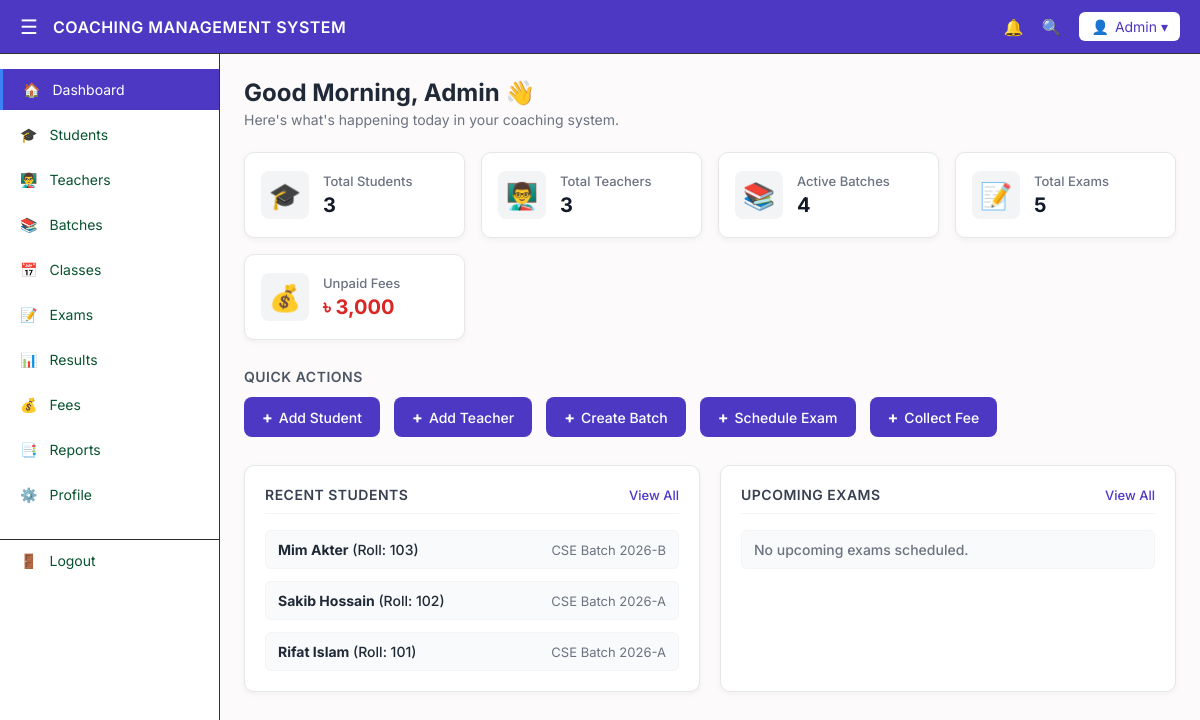
The page /frontend/pages/Admin DashBoard/admin_dashboard.php (signed in) on the database as committed earlier.
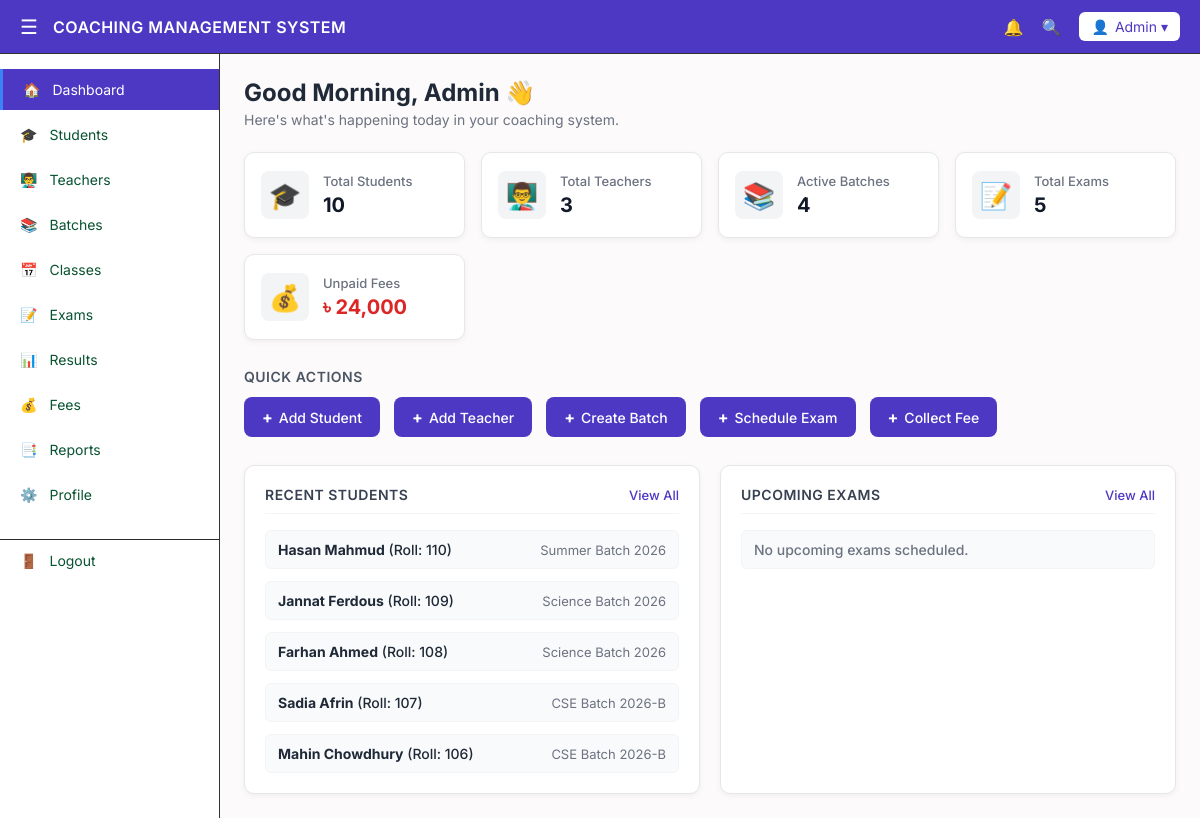
The same page on the database as committed later.
### tables this page shows
CREATE TABLE `students` (
    `id` BIGINT PRIMARY KEY AUTO_INCREMENT,
    `user_id` BIGINT NOT NULL UNIQUE,
    `roll` VARCHAR(30) NOT NULL,
    `gender` ENUM('male', 'female', 'other') NOT NULL,
    `phone` VARCHAR(20) NOT NULL,
    `address` VARCHAR(255),
    `guardian_phone` VARCHAR(20) NOT NULL,
    `created_at` TIMESTAMP NOT NULL DEFAULT CURRENT_TIMESTAMP
);

CREATE TABLE `users` (
    `id` BIGINT PRIMARY KEY AUTO_INCREMENT,
    `name` VARCHAR(100) NOT NULL,
    `email` VARCHAR(150) NOT NULL UNIQUE,
    `password` VARCHAR(255) NOT NULL,
    `role` ENUM('admin', 'teacher', 'student') NOT NULL,
    `status` ENUM('active', 'inactive') NOT NULL,
    `created_at` TIMESTAMP NOT NULL DEFAULT CURRENT_TIMESTAMP
);

### backend/controllers/DashboardController.php (called while the page is built, shortened)
<?php
require_once __DIR__ . '/../config/database.php';
class DashboardController {
    private PDO $db;
    public function __construct(?PDO $db = null) {
        global $db;
        $this->db = $db ?? $GLOBALS['db'];
    }
    public function getAdminDashboardData(): array {
        $totalStudents = (int) $this->db->query("SELECT COUNT(*) FROM students")->fetchColumn();
        $totalTeachers = (int) $this->db->query("SELECT COUNT(*) FROM teachers")->fetchColumn();
        $activeBatches = (int) $this->db->query("SELECT COUNT(*) FROM batches WHERE status = 'active'")->fetchColumn();
        $totalExams = (int) $this->db->query("SELECT COUNT(*) FROM exams")->fetchColumn();
        $unpaidFees = (float) $this->db->query("SELECT COALESCE(SUM(amount), 0) FROM fees WHERE status = 'unpaid'")->fetchColumn();
        $recentStudents = $this->db->query(
            'SELECT students.id, users.name, students.roll,
                COALESCE((
                    SELECT batches.name FROM enrollments INNER JOIN batches ON batches.id = enrollments.batch_id WHERE enrollments.student_id = students.id LIMIT 1
                ), \'Not assigned\') AS batch_name
             FROM students
             INNER JOIN users ON users.id = students.user_id
             ORDER BY students.id DESC
             LIMIT 5'
        )->fetchAll();
        $upcomingExams = $this->db->query(
            'SELECT exams.id, exams.name, exams.exam_date, batches.name AS batch_name, subjects.name AS subject_name
             FROM exams
             INNER JOIN batches ON batches.id = exams.batch_id
             INNER JOIN subjects ON subjects.id = exams.subject_id
             WHERE exams.exam_date >= CURDATE()
             ORDER BY exams.exam_date ASC
             LIMIT 5'
        )->fetchAll();
        return [
            'totalStudents' => $totalStudents,
            'totalTeachers' => $totalTeachers,
            'activeBatches' => $activeBatches,
            'totalExams' => $totalExams,
            'unpaidFees' => $unpaidFees,
            'recentStudents' => $recentStudents,
            'upcomingExams' => $upcomingExams,
        ];
    }
}

### frontend/pages/Admin DashBoard/admin_dashboard.php (the view, shortened to what this page needs)
<?php
require_once __DIR__ . '/../../../backend/controllers/DashboardController.php';
$dashboardController = new DashboardController();
$data = $dashboardController->getAdminDashboardData();
$totalStudents = $data['totalStudents'];
$totalTeachers = $data['totalTeachers'];
$activeBatches = $data['activeBatches'];
$totalExams = $data['totalExams'];
$unpaidFees = $data['unpaidFees'];
$recentStudents = $data['recentStudents'];
$upcomingExams = $data['upcomingExams'];
?>
<!DOCTYPE html>
<html lang="en">
<head>
    <link rel="stylesheet" href="admin_dashboard.css">
</head>
<body>
    <header class="top_navbar">
        <div class="nav_left">
            <button id="sidebarToggle" class="toggle_btn">☰</button>
            <h2 class="system_title">COACHING MANAGEMENT SYSTEM</h2>
        </div>
        <div class="nav_right">
            <span class="nav_icon" title="Notifications">🔔</span>
            <span class="nav_icon" title="Search">🔍</span>
            <div class="admin_profile">
                <span class="profile_icon">👤</span>
                <span class="admin_name">Admin ▾</span>
            </div>
        </div>
    </header>
    <div class="dashboard_container">
        <aside class="sidebar" id="sidebar">
            <ul class="sidebar_menu">
                <li class="active"><a href="#">🏠 <span>Dashboard</span></a></li>
                <li><a href="students.php">🎓 <span>Students</span></a></li>
                <li><a href="teachers.php">👨‍🏫 <span>Teachers</span></a></li>
                <li><a href="batches.php">📚 <span>Batches</span></a></li>
                <li><a href="classes.php">📅 <span>Classes</span></a></li>
                <li><a href="exams.php">📝 <span>Exams</span></a></li>
                <li><a href="results.php">📊 <span>Results</span></a></li>
                <li><a href="fees.php">💰 <span>Fees</span></a></li>
                <li><a href="reports.php">📑 <span>Reports</span></a></li>
                <li><a href="admin_profile.php">⚙️ <span>Profile</span></a></li>
                <li class="logout"><a href="../login_page/loginPage.php">🚪 <span>Logout</span></a></li>
            </ul>
        </aside>
        <main class="main_content">
            <div class="welcome_section">
                <h1>Good Morning, Admin 👋</h1>
                <p>Here's what's happening today in your coaching system.</p>
            </div>
            <div class="stats_grid">
                <div class="stat_card" onclick="window.location.href='students.php'" style="cursor: pointer;">
                    <div class="card_icon">🎓</div>
                    <div class="card_info">
                        <h3>Total Students</h3>
                        <p class="card_value"><?= $totalStudents; ?></p>
                    </div>
                </div>
                <div class="stat_card" onclick="window.location.href='teachers.php'" style="cursor: pointer;">
                    <div class="card_icon">👨‍🏫</div>
                    <div class="card_info">
                        <h3>Total Teachers</h3>
                        <p class="card_value"><?= $totalTeachers; ?></p>
                    </div>
                </div>
                <div class="stat_card" onclick="window.location.href='batches.php'" style="cursor: pointer;">
                    <div class="card_icon">📚</div>
                    <div class="card_info">
                        <h3>Active Batches</h3>
                        <p class="card_value"><?= $activeBatches; ?></p>
                    </div>
                </div>
                <div class="stat_card" onclick="window.location.href='exams.php'" style="cursor: pointer;">
                    <div class="card_icon">📝</div>
                    <div class="card_info">
                        <h3>Total Exams</h3>
                        <p class="card_value"><?= $totalExams; ?></p>
                    </div>
                </div>
                <div class="stat_card fee_card" onclick="window.location.href='fees.php'" style="cursor: pointer;">
                    <div class="card_icon">💰</div>
                    <div class="card_info">
                        <h3>Unpaid Fees</h3>
                        <p class="card_value">৳ <?= number_format($unpaidFees, 0); ?></p>
                    </div>
                </div>
            </div>
            <div class="quick_actions_section">
                <h2>QUICK ACTIONS</h2>
                <div class="action_buttons">
                    <button class="action_btn" onclick="window.location.href='students.php'"><span>+</span> Add Student</button>
                    <button class="action_btn" onclick="window.location.href='teachers.php'"><span>+</span> Add Teacher</button>
                    <button class="action_btn" onclick="window.location.href='batches.php'"><span>+</span> Create Batch</button>
                    <button class="action_btn" onclick="window.location.href='exams.php'"><span>+</span> Schedule Exam</button>
                    <button class="action_btn" onclick="window.location.href='fees.php'"><span>+</span> Collect Fee</button>
                </div>
            </div>
            <div class="info_grid">
                <div class="info_card">
                    <div class="info_card_header">
                        <h3>RECENT STUDENTS</h3>
                        <a href="students.php" class="view_all_link">View All</a>
                    </div>
                    <ul class="info_list">
                        <?php if (empty($recentStudents)): ?>
                            <li>
                                <div class="student_item">
                                    <span class="student_name" style="color: #6b7280;">No students enrolled yet.</span>
                                </div>
                            </li>
                        <?php else: ?>
                            <?php foreach ($recentStudents as $student): ?>
                                <li>
                                    <div class="student_item">
                                        <span class="student_name"><strong><?= htmlspecialchars($student['name'], ENT_QUOTES, 'UTF-8'); ?></strong> (Roll: <?= htmlspecialchars($student['roll'], ENT_QUOTES, 'UTF-8'); ?>)</span>
                                        <span class="student_batch" style="color: #6b7280; font-size: 13px;"><?= htmlspecialchars($student['batch_name'], ENT_QUOTES, 'UTF-8'); ?></span>
                                    </div>
                                </li>
                            <?php endforeach; ?>
                        <?php endif; ?>
                    </ul>
                </div>
                <div class="info_card">
                    <div class="info_card_header">
                        <h3>UPCOMING EXAMS</h3>
                        <a href="exams.php" class="view_all_link">View All</a>
                    </div>
                    <ul class="info_list">
                        <?php if (empty($upcomingExams)): ?>
                            <li>
                                <div class="exam_item">
                                    <span class="exam_name" style="color: #6b7280;">No upcoming exams scheduled.</span>
                                </div>
                            </li>
                        <?php endif; ?>
                    </ul>
                </div>
            </div>
        </main>
    </div>
</body>
</html>

### frontend/pages/Admin DashBoard/admin_dashboard.css (style rules this page uses)
* { margin: 0; padding: 0; box-sizing: border-box; font-family: 'Inter', -apple-system, BlinkMacSystemFont, 'Segoe UI', Roboto, sans-serif; }
body { background-color: #fcfafa; color: #ffffff; min-height: 100vh; display: flex; flex-direction: column; }
.top_navbar { display: flex; justify-content: space-between; align-items: center; background-color: #4d38c4; padding: 12px 20px; border-bottom: 1px solid #333; }
.nav_left { display: flex; align-items: center; gap: 15px; }
.toggle_btn { background: none; border: none; color: white; font-size: 20px; cursor: pointer; }
.system_title { font-size: 16px; font-weight: 600; letter-spacing: 0.5px; }
.nav_right { display: flex; align-items: center; gap: 18px; }
.nav_icon { cursor: pointer; font-size: 16px; }
.admin_profile { display: flex; align-items: center; gap: 6px; cursor: pointer; background-color: #ffffff; color: #4d38c4; padding: 6px 12px; border-radius: 6px; font-size: 14px; }
.dashboard_container { display: flex; width: 100%; min-width: 0; overflow-x: hidden; }
.sidebar { width: 220px; background-color: #ffffff; border-right: 1px solid #333; min-height: calc(100vh - 55px); padding: 15px 0; transition: all 0.3s ease; }
.sidebar_menu { list-style: none; display: flex; flex-direction: column; gap: 4px; }
.sidebar_menu li a { display: flex; align-items: center; gap: 12px; padding: 12px 20px; color: #085330; text-decoration: none; font-size: 14px; transition: 0.2s ease; }
.sidebar_menu li a:hover, .sidebar_menu li.active a { background-color: #4d38c4; color: #ffffff; border-left: 3px solid #3b82f6; }
.sidebar_menu li.logout { margin-top: 20px; border-top: 1px solid #2a2a2a; }
.main_content { flex: 1; width: 100%; min-width: 0; padding: 16px; }
.welcome_section { margin-bottom: 24px; }
.welcome_section h1 { font-size: 24px; color: #1f2937; margin-bottom: 4px; }
.welcome_section p { font-size: 14px; color: #6b7280; }
.stats_grid { display: grid; grid-template-columns: repeat(auto-fit, minmax(180px, 1fr)); gap: 16px; margin-bottom: 28px; }
.stat_card { background-color: #ffffff; padding: 18px 16px; border-radius: 10px; box-shadow: 0 2px 6px rgba(0, 0, 0, 0.05); display: flex; align-items: center; gap: 14px; border: 1px solid #e5e7eb; transition: transform 0.2s ease, box-shadow 0.2s ease; }
.card_icon { font-size: 26px; background-color: #f3f4f6; width: 48px; height: 48px; display: flex; align-items: center; justify-content: center; border-radius: 8px; }
.card_info h3 { font-size: 13px; font-weight: 500; color: #6b7280; margin-bottom: 4px; }
.card_value { font-size: 20px; font-weight: 700; color: #111827; }
.fee_card .card_value { color: #dc2626; }
.quick_actions_section { margin-bottom: 28px; }
.quick_actions_section h2 { font-size: 14px; font-weight: 600; color: #4b5563; margin-bottom: 12px; letter-spacing: 0.5px; }
.action_buttons { display: flex; gap: 14px; flex-wrap: wrap; }
.action_btn { background-color: #4d38c4; color: #ffffff; border: none; padding: 10px 18px; border-radius: 8px; font-size: 14px; font-weight: 500; cursor: pointer; display: flex; align-items: center; gap: 6px; transition: background-color 0.2s ease, transform 0.1s ease; }
.action_btn span { font-size: 16px; font-weight: bold; }
.info_grid { display: grid; grid-template-columns: repeat(auto-fit, minmax(320px, 1fr)); gap: 20px; }
.info_card { background-color: #ffffff; border-radius: 10px; padding: 20px; border: 1px solid #e5e7eb; box-shadow: 0 2px 6px rgba(0, 0, 0, 0.05); }
.info_card_header { display: flex; justify-content: space-between; align-items: center; margin-bottom: 16px; border-bottom: 1px solid #f3f4f6; padding-bottom: 10px; }
.info_card_header h3 { font-size: 14px; font-weight: 600; color: #374151; letter-spacing: 0.5px; }
.view_all_link { font-size: 13px; color: #4d38c4; text-decoration: none; font-weight: 500; }
.info_list { list-style: none; display: flex; flex-direction: column; gap: 12px; }
.student_item, .exam_item { display: flex; justify-content: space-between; align-items: center; padding: 10px 12px; background-color: #f9fafb; border-radius: 6px; border: 1px solid #f3f4f6; }
.student_name, .exam_name { font-size: 14px; font-weight: 500; color: #1f2937; }
@media (min-width: 1025px) and (max-width: 1599px) { .main_content { padding: 24px; } }
@media (min-width: 1025px) and (max-width: 1599px) { .stats_grid { grid-template-columns: repeat(auto-fit, minmax(200px, 1fr)); gap: 16px; } }

Rows that differ between the two databases and show on the page:
no longer on this page (row unchanged): students: user.name "Mim Akter", roll "103", batch_name "CSE Batch 2026-B"
no longer on this page (row unchanged): students: user.name "Sakib Hossain", roll "102", batch_name "CSE Batch 2026-A"
no longer on this page (row unchanged): students: user.name "Rifat Islam", roll "101", batch_name "CSE Batch 2026-A"
added students: user.name "Hasan Mahmud", roll "110", batch_name "Summer Batch 2026"
added students: user.name "Jannat Ferdous", roll "109", batch_name "Science Batch 2026"
added students: user.name "Farhan Ahmed", roll "108", batch_name "Science Batch 2026"
added students: user.name "Sadia Afrin", roll "107", batch_name "CSE Batch 2026-B"
added students: user.name "Mahin Chowdhury", roll "106", batch_name "CSE Batch 2026-B"
Other text that changed with them:
$totalStudents: "3" → "10"
$unpaidFees: "3,000" → "24,000"
